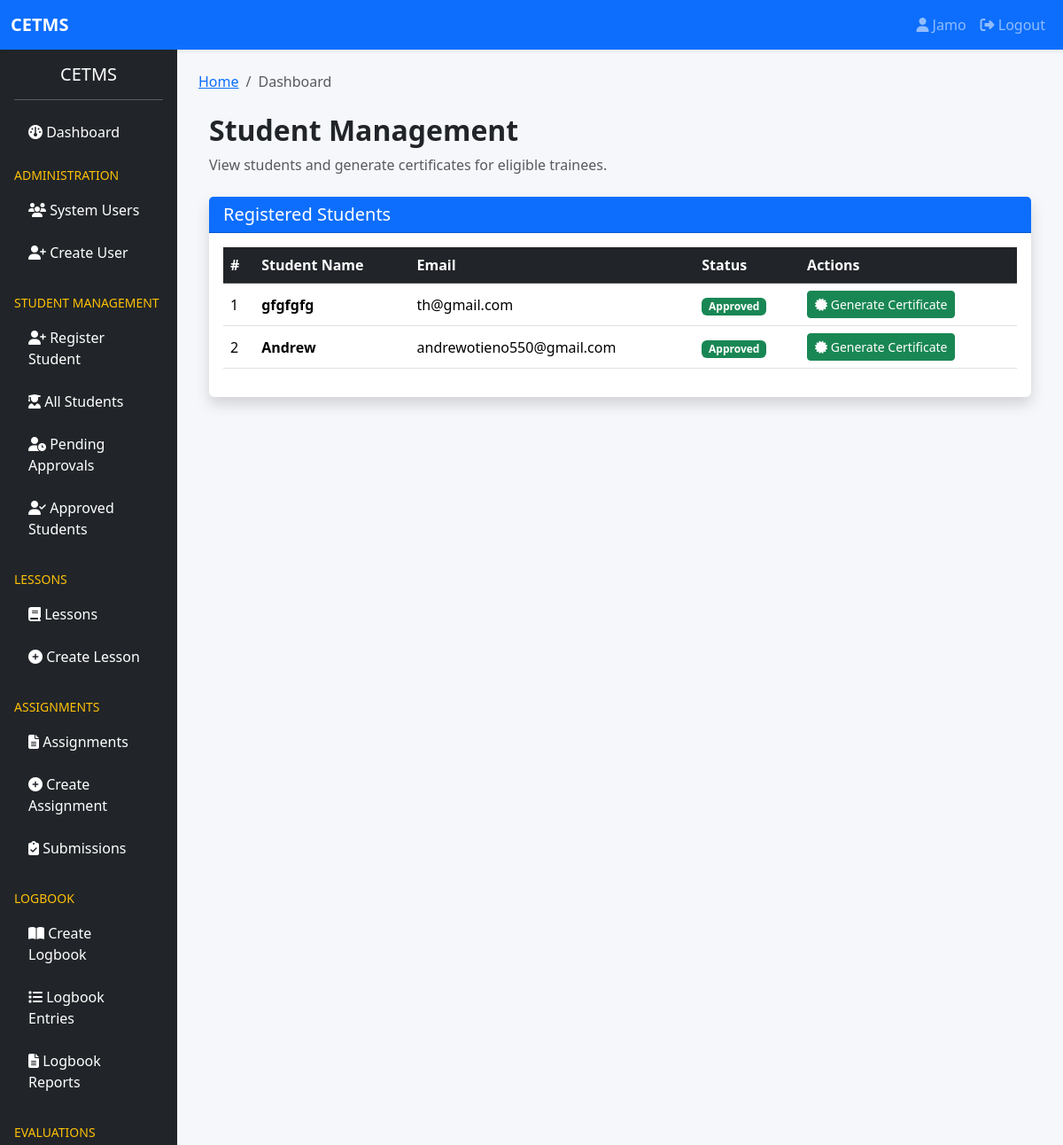
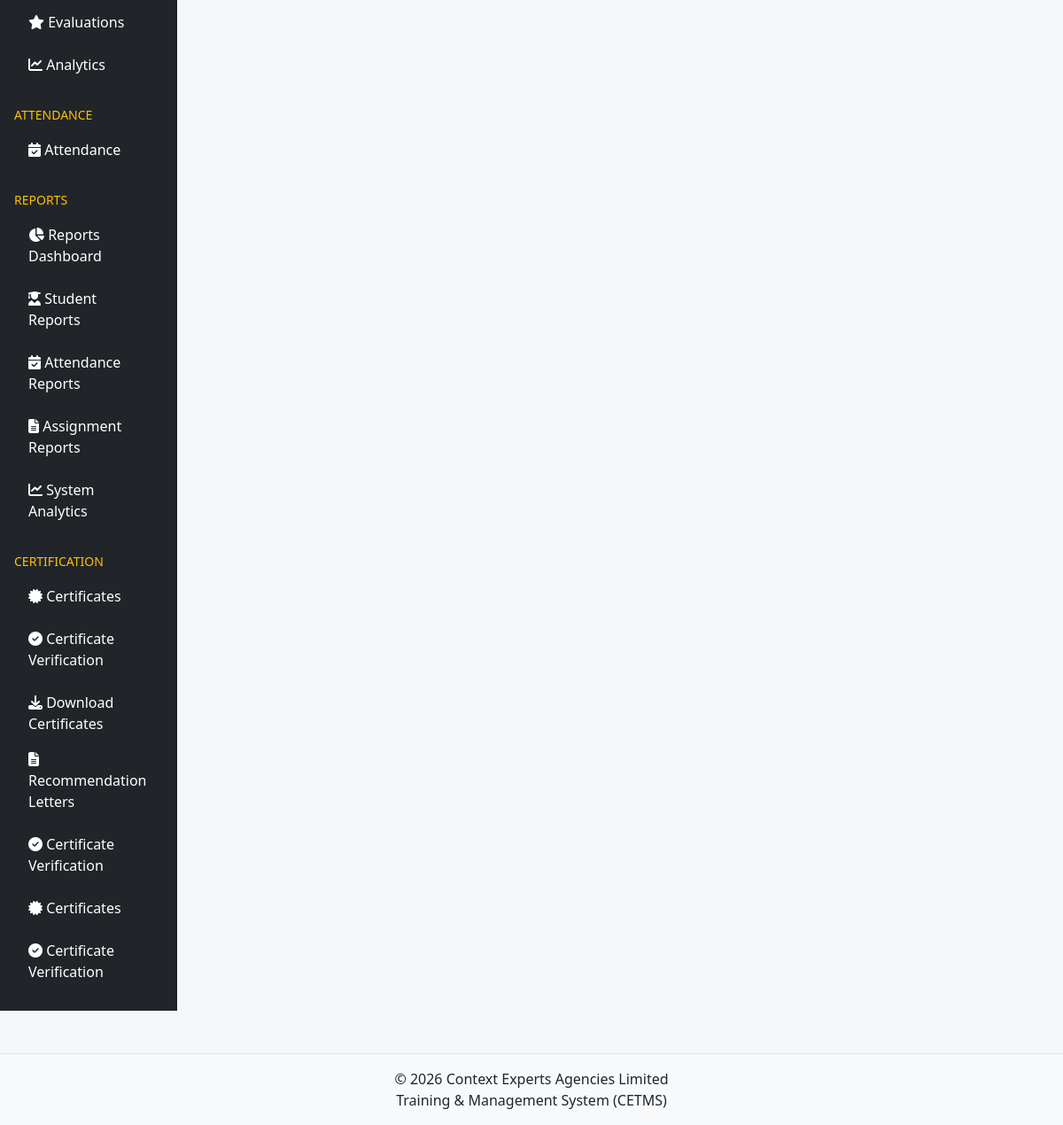
Page /trainers/students/ (signed in) on the committed database (2 pictures, top to bottom).
### accounts/models.py (models this page shows, shortened)
class User(AbstractUser):
    ROLE_CHOICES = (
        ('SUPER_ADMIN', 'Super Admin'),
        ('TRAINER', 'Trainer'),
        ('STUDENT', 'Student'),
        ('FINANCE', 'Finance Officer'),
    )
    role = models.CharField(
        max_length=20,
        choices=ROLE_CHOICES,
        default='STUDENT'
    )
    phone_number = models.CharField(
        max_length=20,
        blank=True,
        null=True
    )
    profile_picture = models.ImageField(
        upload_to='profiles/',
        blank=True,
        null=True
    )
    is_verified = models.BooleanField(
        default=False
    )
    last_seen = models.DateTimeField(
        blank=True,
        null=True
    )
    failed_login_attempts = models.PositiveIntegerField(
        default=0
    )
    is_locked = models.BooleanField(
        default=False
    )
    created_at = models.DateTimeField(
        auto_now_add=True
    )
    updated_at = models.DateTimeField(
        auto_now=True
    )
    class Meta:
        ordering = ['-date_joined']
        verbose_name = "User"
        verbose_name_plural = "Users"

### students/models.py (models this page shows, shortened)
class Student(models.Model):
    TRAINING_MODE = (
        ('PHYSICAL', 'Physical'),
        ('ONLINE', 'Online'),
        ('HYBRID', 'Hybrid'),
    )
    SESSION = (
        ('MORNING', 'Morning'),
        ('EVENING', 'Evening'),
        ('WEEKEND', 'Weekend'),
    )
    STATUS = (
        ('PENDING', 'Pending Approval'),
        ('APPROVED', 'Approved'),
        ('REJECTED', 'Rejected'),
        ('COMPLETED', 'Completed'),
    )
    GENDER_CHOICES = (
        ('MALE', 'Male'),
        ('FEMALE', 'Female'),
        ('OTHER', 'Other'),
    )
    user = models.OneToOneField(
        settings.AUTH_USER_MODEL,
        on_delete=models.CASCADE,
        related_name='student_profile'
    )
    full_name = models.CharField(
        max_length=255
    )
    admission_number = models.CharField(
        max_length=100,
        unique=True
    )
    national_id = models.CharField(
        max_length=20,
        unique=True
    )
    gender = models.CharField(
        max_length=10,
        choices=GENDER_CHOICES
    )
    date_of_birth = models.DateField(
        null=True,
        blank=True
    )
    phone_number = models.CharField(
        max_length=20
    )
    email = models.EmailField()
    county = models.CharField(
        max_length=100,
        blank=True
    )
    sub_county = models.CharField(
        max_length=100,
        blank=True
    )
    physical_address = models.TextField(
        blank=True
    )
    institution = models.CharField(
        max_length=255
    )
    department = models.CharField(
        max_length=255,
        blank=True
    )
    course = models.CharField(
        max_length=255
    )
    specialization = models.CharField(
        max_length=255,
        blank=True
    )
    year_of_study = models.CharField(
        max_length=50,
        blank=True
    )
    duration = models.CharField(
        max_length=50
    )
    start_date = models.DateField()
    end_date = models.DateField()
    training_mode = models.CharField(
        max_length=20,
        choices=TRAINING_MODE
    )
    session = models.CharField(
        max_length=20,
        choices=SESSION
    )
    attachment_company = models.CharField(
        max_length=255,
        blank=True
    )
    attachment_supervisor = models.CharField(
        max_length=255,
        blank=True
    )
    supervisor_phone = models.CharField(
        max_length=20,
        blank=True
    )
    supervisor_email = models.EmailField(
        blank=True
    )
    emergency_contact_name = models.CharField(
        max_length=255,
        blank=True
    )
    emergency_contact_phone = models.CharField(
        max_length=20,
        blank=True
    )
    emergency_relationship = models.CharField(
        max_length=100,
        blank=True
    )
    passport_photo = models.ImageField(
        upload_to='students/passports/'
    )
    id_copy = models.ImageField(
        upload_to='students/ids/'
    )
    introduction_letter = models.FileField(
        upload_to='students/letters/'
    )
    status = models.CharField(
        max_length=20,
        choices=STATUS,
        default='PENDING'
    )
    approved_by = models.ForeignKey(
        settings.AUTH_USER_MODEL,
        on_delete=models.SET_NULL,
        null=True,
        blank=True,
        related_name='approved_students'
    )
    approved_at = models.DateTimeField(
        null=True,
        blank=True
    )
    created_at = models.DateTimeField(
        auto_now_add=True
    )
    updated_at = models.DateTimeField(
        auto_now=True
    )
    class Meta:
        ordering = ['-created_at']

### trainers/views.py (the view)
@login_required
def trainer_students(request):
    students = Student.objects.select_related("user").all()
    return render(request, "trainer_students.html", {
        "students": students
    })

### trainers/templates/trainer_students.html (shortened to what this page needs)
{% extends 'base.html' %}
{% block content %}
<div class="container mt-4">
    <div class="d-flex justify-content-between align-items-center mb-4">
        <div>
            <h2 class="fw-bold">Student Management</h2>
            <p class="text-muted mb-0">
                View students and generate certificates for eligible trainees.
            </p>
        </div>
    </div>
    <div class="card shadow border-0">
        <div class="card-header bg-primary text-white">
            <h5 class="mb-0">
                Registered Students
            </h5>
        </div>
        <div class="card-body">
            <div class="table-responsive">
                <table class="table table-hover align-middle">
                    <thead class="table-dark">
                        <tr>
                            <th>#</th>
                            <th>Student Name</th>
                            <th>Email</th>
                            <th>Status</th>
                            <th>Actions</th>
                        </tr>
                    </thead>
                    <tbody>
                        {% for s in students %}
                        <tr>
                            <td>{{ forloop.counter }}</td>
                            <td>
                                <strong>
                                    {{ s.user.get_full_name|default:s.user.username }}
                                </strong>
                            </td>
                            <td>
                                {{ s.user.email }}
                            </td>
                            <td>
                                {% if s.status == "APPROVED" %}
                                    <span class="badge bg-success">
                                        Approved
                                    </span>
                                {% elif s.status == "PENDING" %}
                                    <span class="badge bg-warning text-dark">
                                        Pending
                                    </span>
                                {% else %}
                                    <span class="badge bg-secondary">
                                        {{ s.status }}
                                    </span>
                                {% endif %}
                            </td>
                            <td>
                                <a href="{% url 'trainers:generate_certificate' s.id %}"
                                   class="btn btn-success btn-sm">
                                    <i class="fa fa-certificate"></i>
                                    Generate Certificate
                                </a>
                            </td>
                        </tr>
                        {% endfor %}
                    </tbody>
                </table>
            </div>
        </div>
    </div>
</div>
{% endblock %}

### templates/partials/navbar.html (shortened to what this page needs)
<nav class="navbar navbar-expand-lg navbar-dark bg-primary shadow-sm">
    <div class="container-fluid">
        <a class="navbar-brand fw-bold" href="#">
            CETMS
        </a>
        <div class="collapse navbar-collapse" id="navbarNav">
            <ul class="navbar-nav ms-auto">
                {% if user.is_authenticated %}
                    <li class="nav-item">
                        <a class="nav-link"
                           href="{% url 'accounts:profile' %}">
                            <i class="fa fa-user"></i>
                            {{ user.username }}
                        </a>
                    </li>
                    <li class="nav-item">
                        <a class="nav-link"
                           href="{% url 'accounts:logout' %}">
                            <i class="fa fa-sign-out-alt"></i>
                            Logout
                        </a>
                    </li>
                {% endif %}
            </ul>
        </div>
    </div>
</nav>

### static/css/style.css (style rules this page uses)
body { background:#f5f7fa; }
.card { border:none; }

### rows in the picture
User: username "Jamo"
Student: user.get_full_name "gfgfgfg", user.email "th@gmail.com", status "Approved"
Student: user.get_full_name "Andrew", user.email "andrewotieno550@gmail.com", status "Approved"
